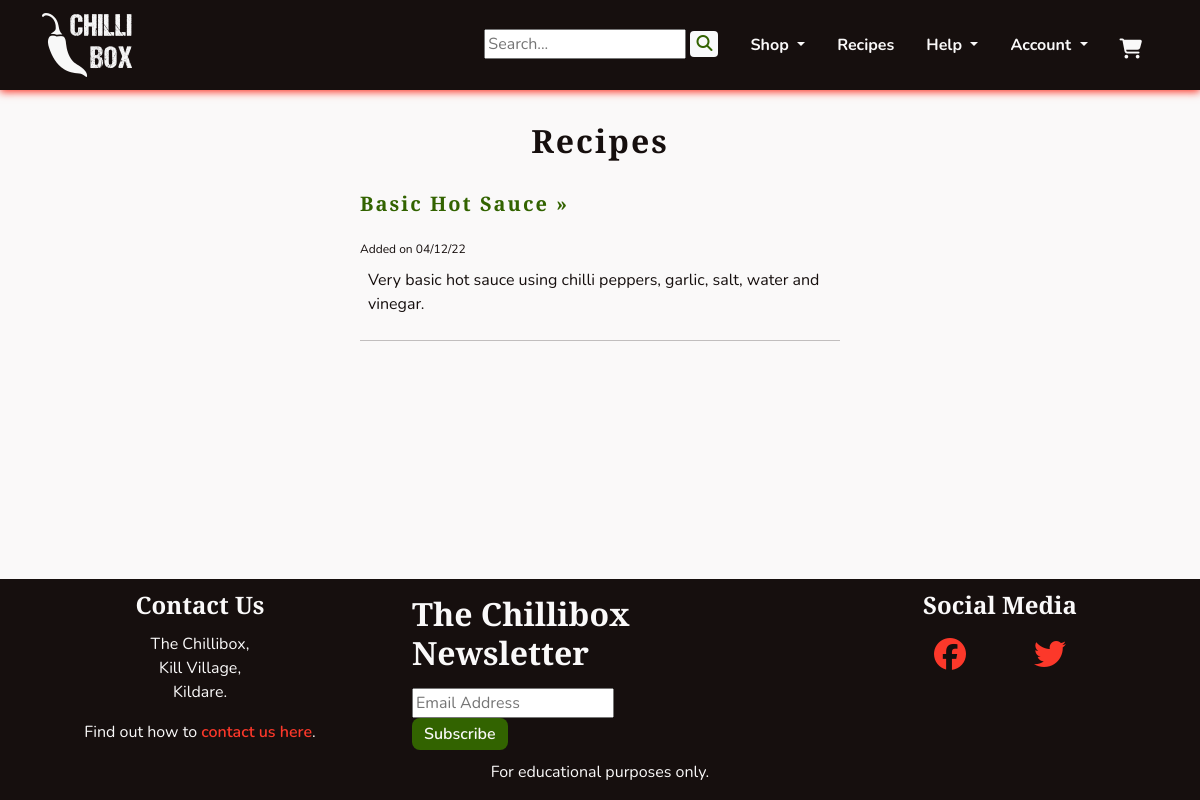
Page /recipes/ on the earlier database version.
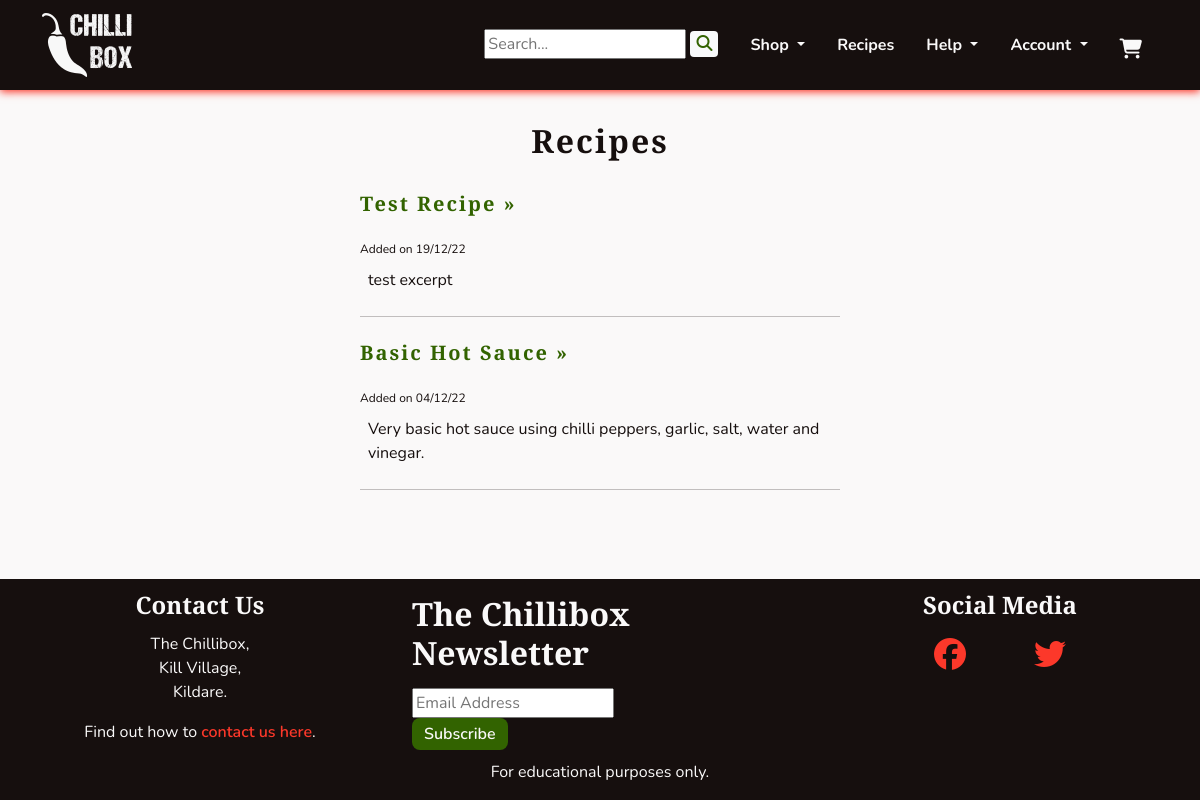
Same page on the later database version.
### recipes/models.py (models this page shows, shortened)
class Recipe(models.Model):
    user = models.ForeignKey(User, on_delete=models.SET_NULL, null=True,
                             blank=True)
    title = models.CharField(max_length=140)
    slug = models.SlugField(max_length=40, unique=True)
    image = models.ImageField(upload_to='recipes/', null=True, blank=True,
                              help_text='Optionally upload an image')
    intro = models.TextField(help_text='Short introduction of the recipe. If \
                             using user submitted recipe, please remember to \
                             credit the user.')
    ingredients = models.TextField(help_text='Place ingredients in \
                                   &lt;li&gt;&lt;/li&gt; tags')
    directions = models.TextField(help_text='Place directions in \
                                  &lt;li&gt;&lt;/li&gt; tags')
    outro = models.TextField(null=True, blank=True, help_text='Optional. A \
                             short outro for the recipe.')
    excerpt = models.TextField(help_text='Summary to display on recipe list.')
    created = models.DateTimeField(auto_now_add=True)
    updated = models.DateTimeField(auto_now=True)
    published = models.BooleanField(default=False)
    def __str__(self):
        return self.title

### recipes/views.py (the view)
# urls.py: path('recipes/', views.RecipeList.as_view(), name='recipes'),
class RecipeList(generic.ListView):
    model = Recipe
    template_name = 'recipes/recipes.html'
    paginate_by = 10
    def get_queryset(self):
        queryset = Recipe.objects.filter(published=True).order_by('-created')
        return queryset

### recipes/templates/recipes/recipes.html (shortened to what this page needs)
{% extends 'base.html' %}
{% load static %}
{% block content %}
<section class="container-fluid">
    <div class="col-12">
        <h2 class="headings text-center">Recipes</h2>
        <div class="col-10 mx-auto">
            {% for recipe in recipe_list %}
            <div class="col-md-6 my-4 mx-auto">
                <h2 class="headings big"><a class="chilli-link" href="{% url 'recipes:recipe' recipe.slug %}">{{ recipe }} &raquo;</a></h2>
                <div>
                    <span class="small">Added on {{ recipe.created|date:'d/m/y' }}</span>
                    <p class="p-2">{{ recipe.excerpt }}</p>
                </div>
                <hr>
            </div>
            {% empty %}
            <p>There aren't any recipes yet!</p>
            {% endfor %}
        </div>
    </div>
</section>
{% endblock content %}

Differences in the rows shown:
added Recipe: title "Test Recipe", created "19/12/22", excerpt "test excerpt"
